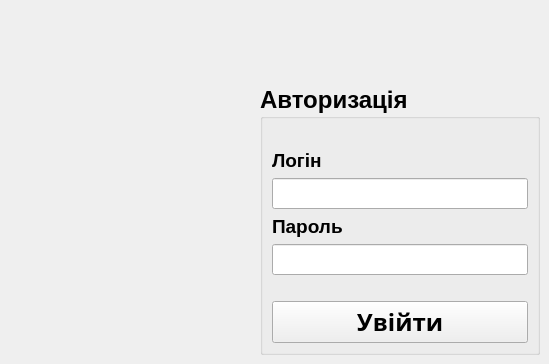
    <widget class="QWidget" name="loginWidget">
     <widget class="QGroupBox" name="groupBox">
      <property name="geometry">
       <rect>
        <x>260</x>
        <y>85</y>
        <width>280</width>
        <height>270</height>
       </rect>
      </property>
      <property name="font">
       <font>
        <pointsize>18</pointsize>
        <bold>true</bold>
       </font>
      </property>
      <property name="title">
       <string>Авторизація</string>
      </property>
      <layout class="QGridLayout" name="gridLayout_3">
       <item row="0" column="0">
        <layout class="QVBoxLayout" name="verticalLayout_3">
         <item>
          <spacer name="verticalSpacer_16">
           <property name="orientation">
            <enum>Qt::Vertical</enum>
           </property>
           <property name="sizeType">
            <enum>QSizePolicy::Fixed</enum>
           </property>
           <property name="sizeHint" stdset="0">
            <size>
             <width>20</width>
             <height>20</height>
            </size>
           </property>
          </spacer>
         </item>
         <item>
          <widget class="QLabel" name="label">
           <property name="font">
            <font>
             <family>Tahoma</family>
             <pointsize>14</pointsize>
             <bold>true</bold>
            </font>
           </property>
           <property name="text">
            <string>Логін</string>
           </property>
          </widget>
         </item>
         <item>
          <widget class="QLineEdit" name="loginLineEdit">
           <property name="font">
            <font>
             <pointsize>14</pointsize>
             <bold>true</bold>
            </font>
           </property>
           <property name="maxLength">
            <number>30</number>
           </property>
          </widget>
         </item>
         <item>
          <widget class="QLabel" name="label_4">
           <property name="font">
            <font>
             <family>Tahoma</family>
             <pointsize>14</pointsize>
             <bold>true</bold>
            </font>
           </property>
           <property name="text">
            <string>Пароль</string>
           </property>
          </widget>
         </item>
         <item>
          <widget class="QLineEdit" name="passwordLineEdit">
           <property name="font">
            <font>
             <pointsize>14</pointsize>
             <bold>true</bold>
            </font>
           </property>
           <property name="maxLength">
            <number>30</number>
           </property>
           <property name="echoMode">
            <enum>QLineEdit::Password</enum>
           </property>
          </widget>
         </item>
         <item>
          <spacer name="verticalSpacer_15">
           <property name="orientation">
            <enum>Qt::Vertical</enum>
           </property>
           <property name="sizeType">
            <enum>QSizePolicy::Fixed</enum>
           </property>
           <property name="sizeHint" stdset="0">
            <size>
             <width>10</width>
             <height>20</height>
            </size>
           </property>
          </spacer>
         </item>
         <item>
          <widget class="QPushButton" name="loginPushButton">
           <property name="sizePolicy">
            <sizepolicy hsizetype="Minimum" vsizetype="Preferred">
             <horstretch>0</horstretch>
             <verstretch>0</verstretch>
            </sizepolicy>
           </property>
           <property name="font">
            <font>
             <family>Cascadia Mono</family>
             <pointsize>18</pointsize>
             <bold>true</bold>
            </font>
           </property>
           <property name="text">
            <string>Увійти</string>
           </property>
          </widget>
         </item>
        </layout>
       </item>
      </layout>
     </widget>
     <widget class="QLabel" name="loginIconLabel">
      <property name="geometry">
       <rect>
        <x>40</x>
        <y>130</y>
        <width>180</width>
        <height>180</height>
       </rect>
      </property>
      <property name="text">
       <string/>
      </property>
      <property name="pixmap">
       <pixmap>:/resources/resources/images/login.png</pixmap>
      </property>
      <property name="scaledContents">
       <bool>true</bool>
      </property>
     </widget>
    </widget>
